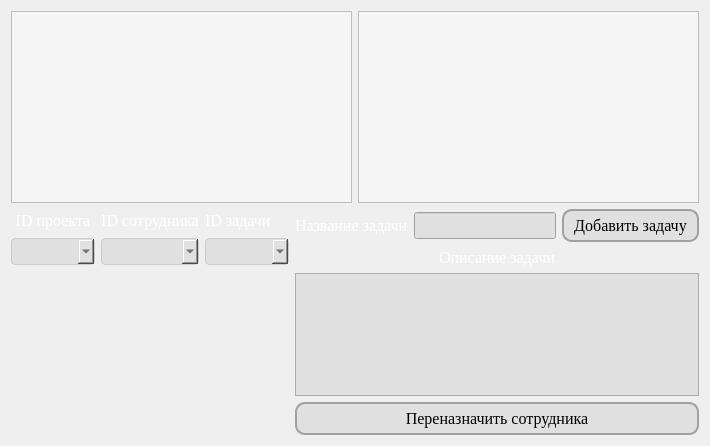
      <widget class="QWidget" name="add_task">
       <layout class="QGridLayout" name="gridLayout_18">
        <item row="0" column="0">
         <layout class="QGridLayout" name="gridLayout_17">
          <item row="0" column="0">
           <layout class="QHBoxLayout" name="horizontalLayout_4">
            <item>
             <widget class="QTableView" name="tableView_add_task">
              <property name="sizePolicy">
               <sizepolicy hsizetype="Expanding" vsizetype="Expanding">
                <horstretch>0</horstretch>
                <verstretch>0</verstretch>
               </sizepolicy>
              </property>
              <property name="styleSheet">
               <string notr="true">QTableView {
    background-color: #f5f5f5; /* Цвет фона */
    color: #333; /* Цвет текста */
    gridline-color: #ccc; /* Цвет линий сетки */
}

QTableView::item:selected {
    background-color: #a0d9ff; /* Цвет фона для выбранной ячейки */
    color: #333; /* Цвет текста для выбранной ячейки */
}

QHeaderView::section {
    background-color: #4c7c99; /* Цвет фона заголовков столбцов */
    color: white; /* Цвет текста заголовков столбцов */
    padding: 4px; /* Отступы внутри заголовков столбцов */
    border: 1px solid #2e5066; /* Граница вокруг заголовков столбцов */
}

QTableView::horizontalHeader {
    background-color: #4c7c99; /* Цвет фона горизонтального заголовка */
    color: white; /* Цвет текста горизонтального заголовка */
}

QTableView::verticalHeader {
    background-color: #4c7c99; /* Цвет фона вертикального заголовка */
    color: white; /* Цвет текста вертикального заголовка */
}
</string>
              </property>
              <property name="frameShadow">
               <enum>QFrame::Raised</enum>
              </property>
              <property name="editTriggers">
               <set>QAbstractItemView::NoEditTriggers</set>
              </property>
              <property name="sortingEnabled">
               <bool>true</bool>
              </property>
             </widget>
            </item>
            <item>
             <widget class="QTableView" name="tableView_task_all_employees">
              <property name="sizePolicy">
               <sizepolicy hsizetype="Expanding" vsizetype="Expanding">
                <horstretch>0</horstretch>
                <verstretch>0</verstretch>
               </sizepolicy>
              </property>
              <property name="maximumSize">
               <size>
                <width>540</width>
                <height>16777215</height>
               </size>
              </property>
              <property name="styleSheet">
               <string notr="true">QTableView {
    background-color: #f5f5f5; /* Цвет фона */
    color: #333; /* Цвет текста */
    gridline-color: #ccc; /* Цвет линий сетки */
}

QTableView::item:selected {
    background-color: #a0d9ff; /* Цвет фона для выбранной ячейки */
    color: #333; /* Цвет текста для выбранной ячейки */
}

QHeaderView::section {
    background-color: #4c7c99; /* Цвет фона заголовков столбцов */
    color: white; /* Цвет текста заголовков столбцов */
    padding: 4px; /* Отступы внутри заголовков столбцов */
    border: 1px solid #2e5066; /* Граница вокруг заголовков столбцов */
}

QTableView::horizontalHeader {
    background-color: #4c7c99; /* Цвет фона горизонтального заголовка */
    color: white; /* Цвет текста горизонтального заголовка */
}

QTableView::verticalHeader {
    background-color: #4c7c99; /* Цвет фона вертикального заголовка */
    color: white; /* Цвет текста вертикального заголовка */
}
</string>
              </property>
              <property name="frameShadow">
               <enum>QFrame::Raised</enum>
              </property>
              <property name="editTriggers">
               <set>QAbstractItemView::NoEditTriggers</set>
              </property>
              <property name="sortingEnabled">
               <bool>true</bool>
              </property>
             </widget>
            </item>
           </layout>
          </item>
          <item row="1" column="0">
           <layout class="QGridLayout" name="gridLayout_11">
            <item row="0" column="2">
             <layout class="QVBoxLayout" name="verticalLayout">
              <item>
               <widget class="QLabel" name="label_20">
                <property name="sizePolicy">
                 <sizepolicy hsizetype="Preferred" vsizetype="Fixed">
                  <horstretch>0</horstretch>
                  <verstretch>0</verstretch>
                 </sizepolicy>
                </property>
                <property name="font">
                 <font>
                  <family>Times New Roman</family>
                  <pointsize>12</pointsize>
                 </font>
                </property>
                <property name="styleSheet">
                 <string notr="true">color: rgb(255, 255, 255)</string>
                </property>
                <property name="text">
                 <string>ID задачи</string>
                </property>
               </widget>
              </item>
              <item>
               <widget class="QComboBox" name="comboBox_task2_id">
                <property name="font">
                 <font>
                  <family>Times New Roman</family>
                  <pointsize>12</pointsize>
                 </font>
                </property>
                <property name="cursor">
                 <cursorShape>PointingHandCursor</cursorShape>
                </property>
                <property name="styleSheet">
                 <string notr="true">/* Стили для самого комбобокса */
QComboBox {
    border: 1px solid #ccc;
    border-radius: 4px;
    padding: 2px 4px; /* Уменьшает внутренние отступы */
    background-color: #E0E0E0;
    color: #333;
    min-height: 10px;
}

/* Стили для выпадающего списка */
QComboBox QAbstractItemView {
    border: 1px solid #ccc;
    background-color: #E0E0E0;
}

/* Стили для выбранного элемента в выпадающем списке */
QComboBox QAbstractItemView::item:selected {
    background-color: rgb(177, 177, 177); /* Устанавливает цвет фона для выбранного элемента */
    color: #333;
}

/* Стили для невыбранных элементов в выпадающем списке */
QComboBox QAbstractItemView::item {
    background-color: #E0E0E0;
    color: #333;
    padding: 2px; /* Уменьшает внутренние отступы для элементов */
    min-height: 15px; /* Устанавливает минимальную высоту для элементов */
}
</string>
                </property>
               </widget>
              </item>
             </layout>
            </item>
            <item row="0" column="1">
             <layout class="QVBoxLayout" name="verticalLayout_6">
              <item>
               <widget class="QLabel" name="label_14">
                <property name="sizePolicy">
                 <sizepolicy hsizetype="Preferred" vsizetype="Fixed">
                  <horstretch>0</horstretch>
                  <verstretch>0</verstretch>
                 </sizepolicy>
                </property>
                <property name="font">
                 <font>
                  <family>Times New Roman</family>
                  <pointsize>12</pointsize>
                 </font>
                </property>
                <property name="styleSheet">
                 <string notr="true">color: rgb(255, 255, 255)</string>
                </property>
                <property name="text">
                 <string>ID сотрудника</string>
                </property>
                <property name="alignment">
                 <set>Qt::AlignCenter</set>
                </property>
               </widget>
              </item>
              <item>
               <widget class="QComboBox" name="comboBox_task_emp_id">
                <property name="font">
                 <font>
                  <family>Times New Roman</family>
                  <pointsize>12</pointsize>
                 </font>
                </property>
                <property name="cursor">
                 <cursorShape>PointingHandCursor</cursorShape>
                </property>
                <property name="styleSheet">
                 <string notr="true">/* Стили для самого комбобокса */
QComboBox {
    border: 1px solid #ccc;
    border-radius: 4px;
    padding: 2px 4px; /* Уменьшает внутренние отступы */
    background-color: #E0E0E0;
    color: #333;
    min-height: 10px;
}

/* Стили для выпадающего списка */
QComboBox QAbstractItemView {
    border: 1px solid #ccc;
    background-color: #E0E0E0;
}

/* Стили для выбранного элемента в выпадающем списке */
QComboBox QAbstractItemView::item:selected {
    background-color: rgb(177, 177, 177); /* Устанавливает цвет фона для выбранного элемента */
    color: #333;
}

/* Стили для невыбранных элементов в выпадающем списке */
QComboBox QAbstractItemView::item {
    background-color: #E0E0E0;
    color: #333;
    padding: 2px; /* Уменьшает внутренние отступы для элементов */
    min-height: 15px; /* Устанавливает минимальную высоту для элементов */
}
</string>
                </property>
               </widget>
              </item>
             </layout>
            </item>
            <item row="0" column="0">
             <layout class="QVBoxLayout" name="verticalLayout_5">
              <item>
               <widget class="QLabel" name="label_15">
                <property name="sizePolicy">
                 <sizepolicy hsizetype="Preferred" vsizetype="Fixed">
                  <horstretch>0</horstretch>
                  <verstretch>0</verstretch>
                 </sizepolicy>
                </property>
                <property name="font">
                 <font>
                  <family>Times New Roman</family>
                  <pointsize>12</pointsize>
                 </font>
                </property>
                <property name="styleSheet">
                 <string notr="true">color: rgb(255, 255, 255)</string>
                </property>
                <property name="text">
                 <string>ID проекта</string>
                </property>
                <property name="alignment">
                 <set>Qt::AlignCenter</set>
                </property>
               </widget>
              </item>
              <item>
               <widget class="QComboBox" name="comboBox_task_project_id">
                <property name="font">
                 <font>
                  <family>Times New Roman</family>
                  <pointsize>12</pointsize>
                 </font>
                </property>
                <property name="cursor">
                 <cursorShape>PointingHandCursor</cursorShape>
                </property>
                <property name="styleSheet">
                 <string notr="true">/* Стили для самого комбобокса */
QComboBox {
    border: 1px solid #ccc;
    border-radius: 4px;
    padding: 2px 4px; /* Уменьшает внутренние отступы */
    background-color: #E0E0E0;
    color: #333;
    min-height: 10px;
}

/* Стили для выпадающего списка */
QComboBox QAbstractItemView {
    border: 1px solid #ccc;
    background-color: #E0E0E0;
}

/* Стили для выбранного элемента в выпадающем списке */
QComboBox QAbstractItemView::item:selected {
    background-color: rgb(177, 177, 177); /* Устанавливает цвет фона для выбранного элемента */
    color: #333;
}

/* Стили для невыбранных элементов в выпадающем списке */
QComboBox QAbstractItemView::item {
    background-color: #E0E0E0;
    color: #333;
    padding: 2px; /* Уменьшает внутренние отступы для элементов */
    min-height: 15px; /* Устанавливает минимальную высоту для элементов */
}
</string>
                </property>
               </widget>
              </item>
             </layout>
            </item>
            <item row="1" column="3">
             <widget class="QTextEdit" name="textEdit_task_description">
              <property name="sizePolicy">
               <sizepolicy hsizetype="Expanding" vsizetype="Fixed">
                <horstretch>0</horstretch>
                <verstretch>0</verstretch>
               </sizepolicy>
              </property>
              <property name="maximumSize">
               <size>
                <width>16777215</width>
                <height>123</height>
               </size>
              </property>
              <property name="font">
               <font>
                <family>Times New Roman</family>
                <pointsize>12</pointsize>
               </font>
              </property>
              <property name="cursor" stdset="0">
               <cursorShape>IBeamCursor</cursorShape>
              </property>
              <property name="styleSheet">
               <string notr="true">QTextEdit {
    background-color: #E0E0E0;
    color: black;
    text-align: justify;
}
</string>
              </property>
             </widget>
            </item>
            <item row="0" column="3">
             <layout class="QVBoxLayout" name="verticalLayout_7">
              <item>
               <layout class="QHBoxLayout" name="horizontalLayout_3">
                <item>
                 <widget class="QLabel" name="label_12">
                  <property name="sizePolicy">
                   <sizepolicy hsizetype="Preferred" vsizetype="Fixed">
                    <horstretch>0</horstretch>
                    <verstretch>0</verstretch>
                   </sizepolicy>
                  </property>
                  <property name="font">
                   <font>
                    <family>Times New Roman</family>
                    <pointsize>12</pointsize>
                   </font>
                  </property>
                  <property name="styleSheet">
                   <string notr="true">color: rgb(255, 255, 255)</string>
                  </property>
                  <property name="text">
                   <string>Название задачи</string>
                  </property>
                 </widget>
                </item>
                <item>
                 <widget class="QLineEdit" name="lineEdit_task_name">
                  <property name="font">
                   <font>
                    <family>Times New Roman</family>
                    <pointsize>12</pointsize>
                   </font>
                  </property>
                  <property name="styleSheet">
                   <string notr="true">QLineEdit {
    background-color: #E0E0E0;
    color: black;
    text-align: justify;
}
</string>
                  </property>
                 </widget>
                </item>
                <item>
                 <widget class="QPushButton" name="pushButton_add_task">
                  <property name="font">
                   <font>
                    <family>Times New Roman</family>
                    <pointsize>12</pointsize>
                   </font>
                  </property>
                  <property name="cursor">
                   <cursorShape>PointingHandCursor</cursorShape>
                  </property>
                  <property name="styleSheet">
                   <string notr="true">QPushButton {
    background-color: #E0E0E0;
    border-radius: 10px;
    border: 2px solid #A0A0A0;
    padding: 5px 10px;
}

QPushButton:hover {
    background-color: #CCCCCC;
}
</string>
                  </property>
                  <property name="text">
                   <string>Добавить задачу</string>
                  </property>
                 </widget>
                </item>
               </layout>
              </item>
              <item>
               <widget class="QLabel" name="label_13">
                <property name="sizePolicy">
                 <sizepolicy hsizetype="Preferred" vsizetype="Fixed">
                  <horstretch>0</horstretch>
                  <verstretch>0</verstretch>
                 </sizepolicy>
                </property>
                <property name="font">
                 <font>
                  <family>Times New Roman</family>
                  <pointsize>12</pointsize>
                 </font>
                </property>
                <property name="styleSheet">
                 <string notr="true">color: rgb(255, 255, 255)</string>
                </property>
                <property name="text">
                 <string>Описание задачи</string>
                </property>
                <property name="alignment">
                 <set>Qt::AlignCenter</set>
                </property>
               </widget>
              </item>
             </layout>
            </item>
            <item row="2" column="3">
             <widget class="QPushButton" name="pushButton_newEmployeeForTask">
              <property name="font">
               <font>
                <family>Times New Roman</family>
                <pointsize>12</pointsize>
               </font>
              </property>
              <property name="cursor">
               <cursorShape>PointingHandCursor</cursorShape>
              </property>
              <property name="styleSheet">
               <string notr="true">QPushButton {
    background-color: #E0E0E0;
    border-radius: 10px;
    border: 2px solid #A0A0A0;
    padding: 5px 10px;
}

QPushButton:hover {
    background-color: #CCCCCC;
}
</string>
              </property>
              <property name="text">
               <string>Переназначить сотрудника</string>
              </property>
             </widget>
            </item>
           </layout>
          </item>
         </layout>
        </item>
       </layout>
      </widget>
